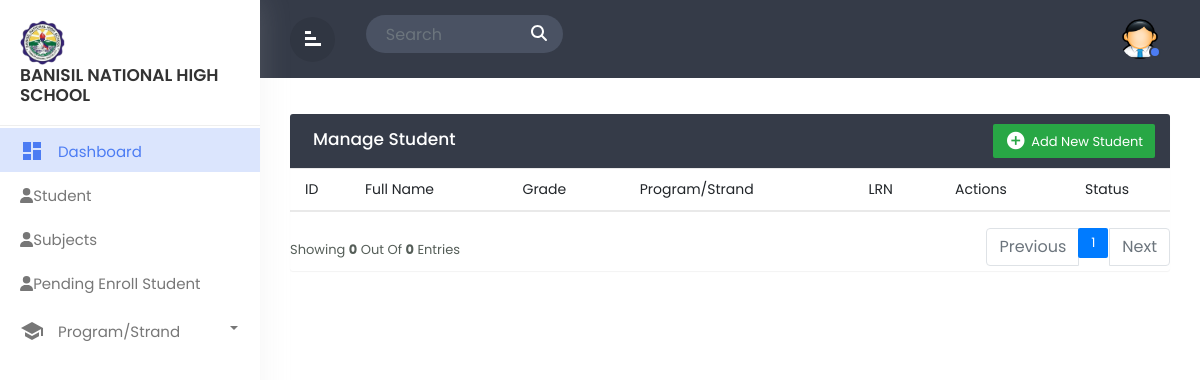
Page /admin_student.php on the earlier database version.
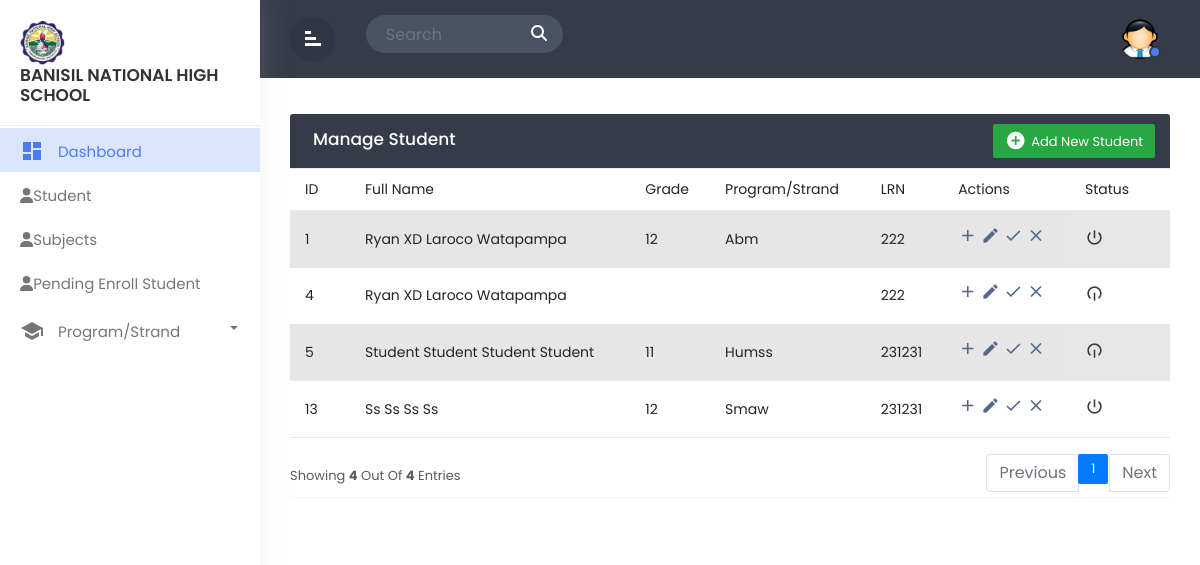
Same page on the later database version.
### tables this page shows
CREATE TABLE `tbl_userinfo` (
  `user_id` int(11) NOT NULL,
  `firstname` varchar(244) NOT NULL,
  `middlename` varchar(244) NOT NULL,
  `lastname` varchar(244) NOT NULL,
  `suffix` varchar(244) NOT NULL,
  `gender` varchar(244) NOT NULL,
  `birthday` date NOT NULL,
  `age` int(11) NOT NULL
);

CREATE TABLE `tbl_enrollment` (
  `enrollment_id` int(11) NOT NULL,
  `userinfo_id` int(11) NOT NULL,
  `admit_type` varchar(244) NOT NULL,
  `grade` varchar(244) NOT NULL,
  `program` varchar(244) NOT NULL,
  `term` varchar(244) NOT NULL,
  `lrn` int(11) NOT NULL,
  `lsa` varchar(244) NOT NULL
);

### admin_student.php (the view, shortened to what the changed rows need)
<!doctype html>
<html lang="en">
  <head>
        <link href="https://cdn.jsdelivr.net/npm/bootstrap@5.2.3/dist/css/bootstrap.min.css" rel="stylesheet">
        <link rel="stylesheet" href="css/bootstrap.min.css">
        <link rel="stylesheet" href="css/custom.css">
  </head>
  <body>
<div class="wrapper">
		<div id="content">
		   <div class="main-content">
			  <div class="row">
				<div class="col-md-12">
				<div class="table-wrapper">
    <div class="table-title">
      <div class="row">
        <div class="col-sm-6 p-0 d-flex justify-content-lg-start justify-content-center">
          <h2 class="ml-lg-2">Manage Student</h2>
        </div>
      </div>
    </div>
    <?php
      include 'dbcon.php';
      $limit = 10;
      $page = isset($_GET['page']) ? $_GET['page'] : 1;
      $sqlCount = "SELECT COUNT(*) AS total FROM tbl_userinfo
             JOIN tbl_user_level ON tbl_user_level.user_level_id = tbl_userinfo.user_id
             WHERE tbl_user_level.level = 'STUDENT'";
      $resultCount = mysqli_query($conn, $sqlCount);
      $rowCount = mysqli_fetch_assoc($resultCount)['total'];
      $totalPages = ceil($rowCount / $limit);
      $offset = ($page - 1) * $limit;
      $sql = "SELECT tbl_userinfo.user_id, tbl_userinfo.firstname, tbl_userinfo.middlename, tbl_userinfo.lastname, tbl_userinfo.suffix, tbl_enrollment.userinfo_id, tbl_enrollment.admit_type, tbl_enrollment.grade, tbl_enrollment.program, tbl_enrollment.term, tbl_enrollment.lrn, tbl_enrollment.lsa, tbl_user_status.status, tbl_user_level.level
              FROM tbl_userinfo
              JOIN tbl_enrollment ON tbl_userinfo.user_id = tbl_enrollment.userinfo_id
              JOIN tbl_user_status ON tbl_userinfo.user_id = tbl_user_status.userinfo_id
              JOIN tbl_user_level ON tbl_userinfo.user_id = tbl_user_level.userinfo_id
              WHERE tbl_user_level.level = 'STUDENT'
              LIMIT $limit OFFSET $offset";
      $result = mysqli_query($conn, $sql);
      ?>
      <table class="table table-striped table-hover" id="student_table">
        <thead>
          <tr>
            <th>ID</th>
            <th>Full Name</th>
            <th>Grade</th>
            <th>Program/Strand</th>
            <th>LRN</th>
            <th>Actions</th>
            <th>Status</th>
          </tr>
        </thead>
        <tbody>
          <?php foreach ($result as $row): ?>
          <tr>
            <td><?php echo $row['user_id'] ?></td>
            <td><?php echo $row['firstname'] . ' ' . $row['middlename'] . ' ' . $row['lastname'] . ' ' . $row['suffix']; ?></td>
            <td><?php echo $row['grade']; ?></td>
            <td><?php echo $row['program']; ?></td>
            <td><?php echo $row['lrn'] ?></td>
            <td>
            <a href="admin_student_add_account.php?user_id=<?php echo $row['user_id']?>&userinfo_id=<?php echo $row['userinfo_id']?>" class="edit">
              <i class="material-icons" data-toggle="tooltip" title="Add Student Account">add</i>
            </a>
            <a href="admin_student_edit.php?user_id=<?php echo $row['user_id']?>&userinfo_id=<?php echo $row['userinfo_id']?>"class="confirm">
                <i class="material-icons" data-toggle="tooltip" title="Edit">create</i>
            </a>
            <a href="admin_student_activate.php?user_id=<?php echo $row['user_id']?>"class="confirm">
                <i class="material-icons" data-toggle="tooltip" title="Confirm">&#xE5CA;</i>
            </a>
            <a href="admin_student_deactivate.php?user_id=<?php echo $row['user_id']?>"class="decline">
                <i class="material-icons" data-toggle="tooltip" title="Decline">&#xE5CD;</i>
            </a>
            </td>
            <td>
            <?php
            if($row['status'] == 1){
              echo '<i class="material-icons" data-toggle="tooltip" title="Activated">power_settings_new</i>';
            } else {
              echo '<i class="material-icons" data-toggle="tooltip" title="Deactivated" style="transform: rotate(180deg);">power_settings_new</i>';
            }
            ?>
            </td>
          </tr>
          <?php endforeach; ?>
        </tbody>
      </table>
<div class="clearfix">
<div class="hint-text">Showing <b><?php echo mysqli_num_rows($result) ?></b> out of <b><?php echo mysqli_num_rows($result) ?></b> entries</div>
  <ul class="pagination">
    <?php for ($i = 1; $i <= $totalPages; $i++): ?>
      <li class="page-item <?php if ($i == $page) echo 'active' ?>">
        <a href="?page=<?php echo $i ?>" class="page-link"><?php echo $i ?></a>
      </li>
    <?php endfor; ?>
  </ul>
</div>
</div>
  </body>
  </html>

Differences in the rows shown:
now on this page (row edited): tbl_userinfo: user_id "1", firstname "Ryan", middlename "XD", lastname "Laroco", suffix "Watapampa", tbl_enrollment.grade "12", tbl_enrollment.program "Abm", tbl_enrollment.lrn "222"
now on this page (row edited): tbl_userinfo: user_id "4", firstname "Ryan", middlename "XD", lastname "Laroco", suffix "Watapampa", tbl_enrollment.lrn "222"
now on this page (row edited): tbl_userinfo: user_id "5", firstname "Student", middlename "Student", lastname "Student", suffix "Student", tbl_enrollment.grade "11", tbl_enrollment.program "Humss", tbl_enrollment.lrn "231231"
now on this page (row edited): tbl_userinfo: user_id "13", firstname "Ss", middlename "Ss", lastname "Ss", suffix "Ss", tbl_enrollment.grade "12", tbl_enrollment.program "Smaw", tbl_enrollment.lrn "231231"
Other differences:
mysqli_num_rows($result): "0" → "4"
